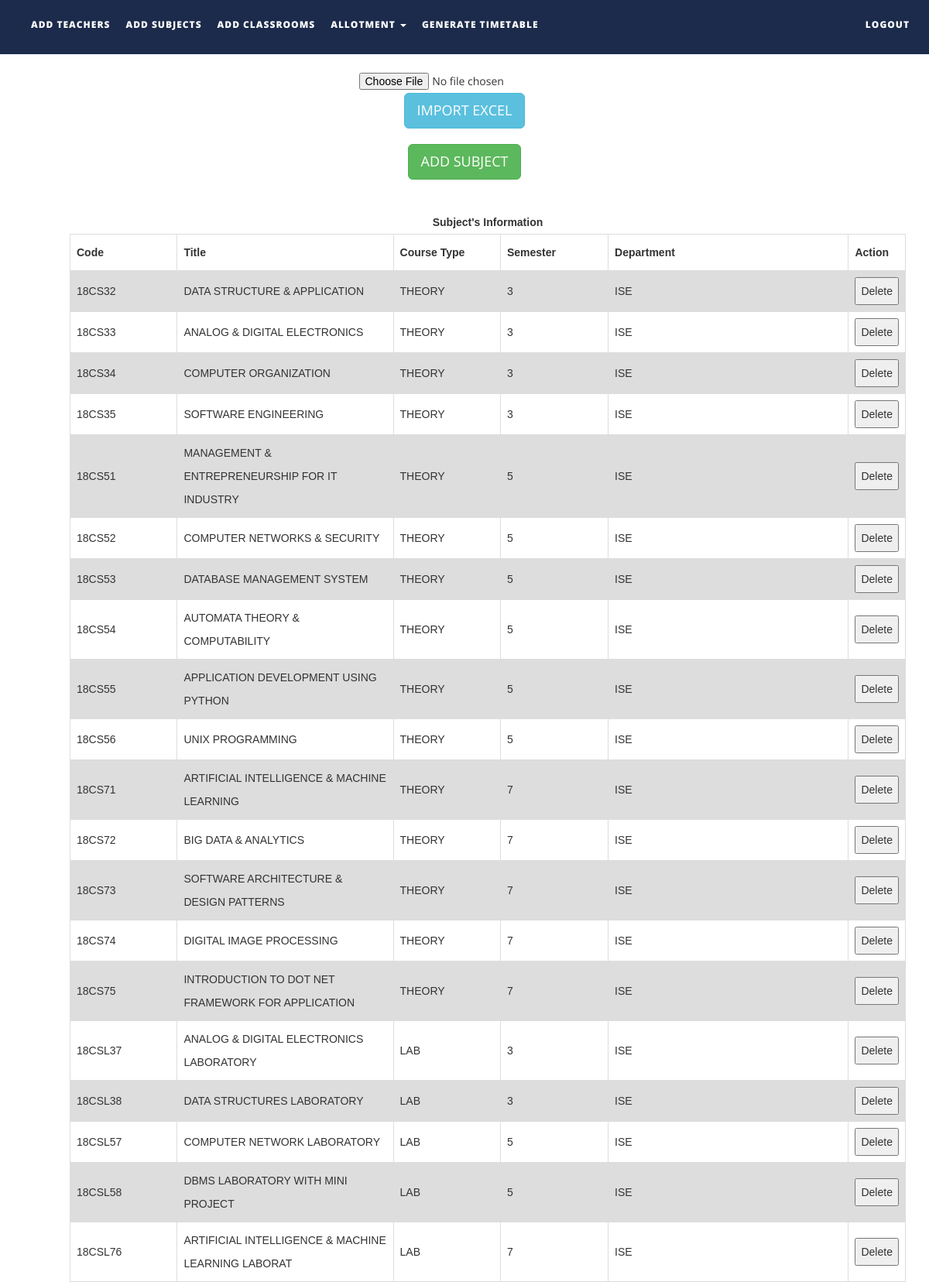
The page /ttms/addsubjects.php on the database its author committed.
### tables this page shows
CREATE TABLE `subjects` (
  `subject_code` varchar(10) NOT NULL,
  `subject_name` varchar(50) NOT NULL,
  `course_type` varchar(15) NOT NULL,
  `semester` int(1) NOT NULL,
  `department` varchar(50) NOT NULL,
  `isAlloted` int(1) NOT NULL,
  `allotedto` text NOT NULL
);

### ttms/addsubjects.php (the view, shortened to what this page needs)
<!DOCTYPE html>
<html xmlns="http://www.w3.org/1999/xhtml">
<head>
    <link href="assets/css/bootstrap.css" rel="stylesheet"/>
    <link href="assets/css/font-awesome.min.css" rel="stylesheet"/>
    <link href="assets/css/flexslider.css" rel="stylesheet"/>
    <link href="assets/css/style.css" rel="stylesheet"/>
</head>
<body>
<div class="navbar navbar-inverse navbar-fixed-top " id="menu">
    <div class="container">
        <div class="navbar-collapse collapse move-me">
            <ul class="nav navbar-nav navbar-left">
                <li><a href="addteachers.php">ADD TEACHERS</a></li>
                <li><a href="addsubjects.php">ADD SUBJECTS</a></li>
                <li><a href="addclassrooms.php">ADD CLASSROOMS</a></li>
                <li class="dropdown"><a class="dropdown-toggle" data-toggle="dropdown" aria-expanded="false">ALLOTMENT
                        <span class="caret"></span></a>
                </li>
                <li><a href="generatetimetable.php">GENERATE TIMETABLE</a></li>
            </ul>
            <ul class="nav navbar-nav navbar-right">
                <li><a href="index.php">LOGOUT</a></li>
            </ul>
        </div>
    </div>
</div>
<br>
<div align="center" style="margin-top:60px">
    <form name="import" method="post" enctype="multipart/form-data">
        <input type="file" name="file"/>
        <input type="submit" name="subjectexcel" id="subjectexcel" class="btn btn-info btn-lg" value="IMPORT EXCEL"/>
    </form>
</div>
<div align="center" style="margin-top: 20px">
    <button id="subjectmanual" class="btn btn-success btn-lg">ADD SUBJECT</button>
</div>
<div>
    <br>
    <table id=subjectstable style="margin-left: 90px">
        <caption><strong> Subject's Information</strong></caption>
        <tr>
            <th width="150">Code</th>
            <th width=300>Title</th>
            <th width=150>Course Type</th>
            <th width="150">Semester</th>
            <th width="350">Department</th>
            <th width="40">Action</th>
        </tr>
        <?php
        $q = mysqli_query(mysqli_connect("localhost", "root", "", "ttms"),
            "SELECT * FROM subjects ORDER BY subject_code ASC ");
        while ($row = mysqli_fetch_assoc($q)) {
            echo "<tr><td>{$row['subject_code']}</td>
                    <td>{$row['subject_name']}</td>
                    <td>{$row['course_type']}</td>
                    <td>{$row['semester']}</td>
                     <td>{$row['department']}</td>
                     <td><button>Delete</button></td>
                    </tr>\n";
        }
        ?>
    </table>
</div>
</body>
</html>

### ttms/assets/css/style.css (style rules this page uses)
#menu { background-color: rgba(28, 43, 75, 1); color: #fff; font-size: 12px; font-weight: 900; letter-spacing: 1px; min-height: 70px; }
.navbar-inverse { border-color: transparent; }
.navbar-inverse .navbar-nav > li > a, .navbar-inverse .navbar-nav > li > a:hover { color: #FFF; padding: 22px 10px; }

### ttms/addsubjects.php (style rules this page uses)
table { margin-top: 10px; font-family: arial, sans-serif; border-collapse: collapse; margin-left: 50px; width: 90%; }
td, th { border: 1px solid #dddddd; text-align: left; padding: 8px; }
tr:nth-child(even) { background-color: #dddddd; }

### rows shown on the page
subjects: subject_code "18CS32", subject_name "DATA STRUCTURE & APPLICATION", course_type "THEORY", semester "3", department "ISE"
subjects: subject_code "18CS33", subject_name "ANALOG & DIGITAL ELECTRONICS", course_type "THEORY", semester "3", department "ISE"
subjects: subject_code "18CS34", subject_name "COMPUTER ORGANIZATION", course_type "THEORY", semester "3", department "ISE"
subjects: subject_code "18CS35", subject_name "SOFTWARE ENGINEERING", course_type "THEORY", semester "3", department "ISE"
subjects: subject_code "18CS51", subject_name "MANAGEMENT & ENTREPRENEURSHIP FOR IT INDUSTRY", course_type "THEORY", semester "5", department "ISE"
subjects: subject_code "18CS52", subject_name "COMPUTER NETWORKS & SECURITY", course_type "THEORY", semester "5", department "ISE"
subjects: subject_code "18CS53", subject_name "DATABASE MANAGEMENT SYSTEM", course_type "THEORY", semester "5", department "ISE"
subjects: subject_code "18CS54", subject_name "AUTOMATA THEORY & COMPUTABILITY", course_type "THEORY", semester "5", department "ISE"
subjects: subject_code "18CS55", subject_name "APPLICATION DEVELOPMENT USING PYTHON", course_type "THEORY", semester "5", department "ISE"
subjects: subject_code "18CS56", subject_name "UNIX PROGRAMMING", course_type "THEORY", semester "5", department "ISE"
subjects: subject_code "18CS71", subject_name "ARTIFICIAL INTELLIGENCE & MACHINE LEARNING", course_type "THEORY", semester "7", department "ISE"
subjects: subject_code "18CS72", subject_name "BIG DATA & ANALYTICS", course_type "THEORY", semester "7", department "ISE"
subjects: subject_code "18CS73", subject_name "SOFTWARE ARCHITECTURE & DESIGN PATTERNS", course_type "THEORY", semester "7", department "ISE"
subjects: subject_code "18CS74", subject_name "DIGITAL IMAGE PROCESSING", course_type "THEORY", semester "7", department "ISE"
subjects: subject_code "18CS75", subject_name "INTRODUCTION TO DOT NET FRAMEWORK FOR APPLICATION", course_type "THEORY", semester "7", department "ISE"
subjects: subject_code "18CSL37", subject_name "ANALOG & DIGITAL ELECTRONICS LABORATORY", course_type "LAB", semester "3", department "ISE"
subjects: subject_code "18CSL38", subject_name "DATA STRUCTURES LABORATORY", course_type "LAB", semester "3", department "ISE"
subjects: subject_code "18CSL57", subject_name "COMPUTER NETWORK LABORATORY", course_type "LAB", semester "5", department "ISE"
subjects: subject_code "18CSL58", subject_name "DBMS LABORATORY WITH MINI PROJECT", course_type "LAB", semester "5", department "ISE"
subjects: subject_code "18CSL76", subject_name "ARTIFICIAL INTELLIGENCE & MACHINE LEARNING LABORAT", course_type "LAB", semester "7", department "ISE"
